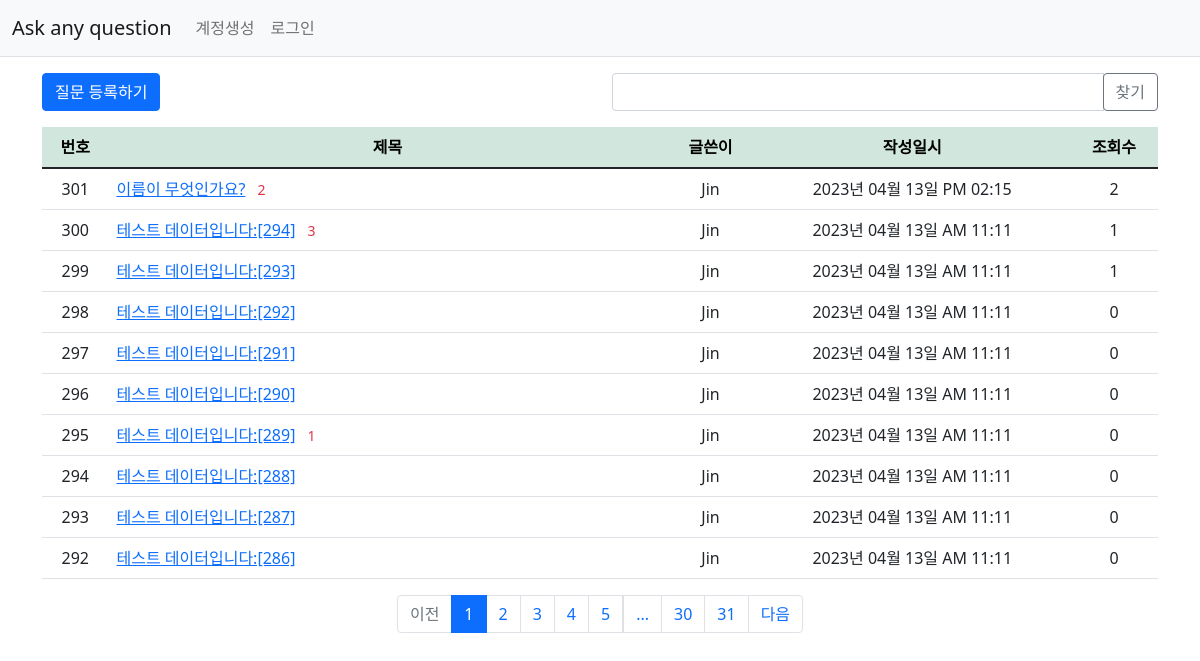
Page /question/list/ on the committed database.
### Jin/models.py (models this page shows)
class Question(db.Model):
    id = db.Column(db.Integer, primary_key=True)
    subject = db.Column(db.String(200), nullable=False)
    content = db.Column(db.Text(), nullable=False)
    create_date = db.Column(db.DateTime(), nullable=False)
    user_id = db.Column(db.Integer, db.ForeignKey('user.id', ondelete='CASCADE'),nullable=False)
    user = db.relationship('User', backref=db.backref('question_set'))
    modify_date = db.Column(db.DateTime(), nullable=True)
    voter = db.relationship('User', secondary=question_voter, backref=db.backref('question_voter_set'))
    people_view = db.Column(db.Integer, nullable=True, server_default='0')

class User(db.Model):
    id = db.Column(db.Integer, primary_key=True)
    username = db.Column(db.String(150), unique=True, nullable=False)
    password = db.Column(db.String(200), nullable=False)
    email = db.Column(db.String(120), unique=True, nullable=False)

### Jin/views/question_views.py (the view, shortened to what this page needs)
@bp.route('/list/')
def _list():
    page = request.args.get('page', type=int, default=1)
    kw = request.args.get('kw', type=str, default='')
    question_list = Question.query.order_by(Question.create_date.desc())
    question_list = question_list.paginate(page=page, per_page=10)
    return render_template('question/question_list.html', question_list=question_list, page=page, kw=kw)

### Jin/filter.py (called while the page is built)
def format_datetime(value, fmt='%Y년 %m월 %d일 %p %I:%M'):
    return value.strftime(fmt)

### Jin/views/auth_views.py (called while the page is built)
@bp.before_app_request
def load_logged_in_user():
    user_id = session.get('user_id')
    if user_id is None:
        g.user = None
    else:
        g.user = User.query.get(user_id)

### Jin/templates/question/question_list.html (shortened to what this page needs)
{% extends 'base.html' %}
{% block content %}
<div class="container my-3">
    <div class="row my-3">
        <div class="col-6">
            <a href="{{ url_for('question.create') }}" class="btn btn-primary">질문 등록하기</a>
        </div>
        <div class="col-6">
            <div class="input-group">
                <input type="text" id="search_kw" class="form-control" value="{{ kw or '' }}">
                <div class="input-group-append">
                    <button class="btn btn-outline-secondary" type="button" id="btn_search">찾기</button>
                </div>
            </div>
        </div>
    </div>
    <table class="table">
        <thead>
        <tr class="text-center table-success">
            <th>번호</th>
            <th style="width:50%">제목</th>
            <th>글쓴이</th>
            <th>작성일시</th>
            <th>조회수</th>
        </tr>
        </thead>
        <tbody>
        {% if question_list %}
        {% for question in question_list.items %}
        <tr class="text-center">
            <td>{{ question_list.total - ((question_list.page-1) * question_list.per_page) - loop.index0 }}</td>
            <td class="text-start">
                <a href="{{ url_for('question.detail', question_id=question.id) }}">{{ question.subject }}</a>
                {% if question.answer_set|length > 0 %}
                <span class="text-danger small mx-2">{{ question.answer_set|length }}</span>
                {% endif %}
            </td>
            <td>{{ question.user.username }}</td>
            <td>{{ question.create_date|datetime }}</td>
            <td>{{ question.people_view}}</td>
        </tr>
        {% endfor %}
        {% else %}
        <tr>
            <td colspan="3">질문이 없습니다.</td>
        </tr>
        {% endif %}
        </tbody>
    </table>
    <ul class="pagination justify-content-center">
        {% if question_list.has_prev %}
        <li class="page-item">
            <a class="page-link" data-page="{{ question_list.prev_num }}" href="javascript:void(0)">이전</a>
        </li>
        {% else %}
        <li class="page-item disabled">
            <a class="page-link" tabindex="-1" aria-disabled="true" href="javascript:void(0)">이전</a>
        </li>
        {% endif %}
        {% for page_num in question_list.iter_pages() %}
        {% if page_num %}
        {% if page_num != question_list.page %}
        <li class="page-item">
            <a class="page-link" data-page="{{ page_num }}" href="javascript:void(0)">{{ page_num }}</a>
        </li>
        {% else %}
        <li class="page-item active" aria-current="page">
            <a class="page-link" href="javascript:void(0)">{{ page_num }}</a>
        </li>
        {% endif %}
        {% else %}
        <li class="disabled">
            <a class="page-link" href="javascript:void(0)">...</a>
        </li>
        {% endif %}
        {% endfor %}
        {% if question_list.has_next %}
        <li class="page-item">
            <a class="page-link" data-page="{{ question_list.next_num }}" href="javascript:void(0)">다음</a>
        </li>
        {% else %}
        <li class="page-item disabled">
            <a class="page-link" tabindex="-1" aria-disabled="true" href="javascript:void(0)">다음</a>
        </li>
        {% endif %}
    </ul>
</div>
{% endblock %}

### Jin/templates/base.html (shortened to what this page needs)
<!doctype html>
<html lang="ko">
<head>
    <link rel="stylesheet" href="{{ url_for('static', filename='bootstrap.min.css') }}">
    <link rel="stylesheet" href="{{ url_for('static', filename='style.css') }}">
</head>
<body>
{% include "navbar.html" %}
{% block content %}
{% endblock %}
</body>
</html>

### Jin/templates/navbar.html (shortened to what this page needs)
<nav class="navbar navbar-expand-lg navbar-light bg-light border-bottom">
    <div class="container-fluid">
        <a class="navbar-brand" href="{{ url_for('main.index') }}">Ask any question</a>
        <div class="collapse navbar-collapse" id="navbarSupportedContent">
             {% if g.user %}
            <ul class="navbar-nav">
                <li class="nav-item ">
                    <a class="nav-link" href="{{ url_for('auth.logout') }}">{{ g.user.username }} (로그아웃)</a>
                </li>
            </ul>
            {% else %}
            <ul class="navbar-nav me-auto mb-2 mb-lg-0">
                <li class="nav-item">
                    <a class="nav-link" href="{{ url_for('auth.signup') }}">계정생성</a>
                </li>
                <li class="nav-item">
                    <a class="nav-link" href="{{ url_for('auth.login') }}">로그인</a>
                </li>
            </ul>
            {% endif %}
        </div>
    </div>
</nav>

### rows in the picture
Question: total "301", subject "이름이 무엇인가요?", answer_set|length "2", user.username "Jin", create_date "2023년 04월 13일 PM 02:15", people_view "2"
Question: total "300", subject "테스트 데이터입니다:[294]", answer_set|length "3", user.username "Jin", create_date "2023년 04월 13일 AM 11:11", people_view "1"
Question: total "299", subject "테스트 데이터입니다:[293]", user.username "Jin", create_date "2023년 04월 13일 AM 11:11", people_view "1"
Question: total "298", subject "테스트 데이터입니다:[292]", user.username "Jin", create_date "2023년 04월 13일 AM 11:11", people_view "0"
Question: total "297", subject "테스트 데이터입니다:[291]", user.username "Jin", create_date "2023년 04월 13일 AM 11:11", people_view "0"
Question: total "296", subject "테스트 데이터입니다:[290]", user.username "Jin", create_date "2023년 04월 13일 AM 11:11", people_view "0"
Question: total "295", subject "테스트 데이터입니다:[289]", answer_set|length "1", user.username "Jin", create_date "2023년 04월 13일 AM 11:11", people_view "0"
Question: total "294", subject "테스트 데이터입니다:[288]", user.username "Jin", create_date "2023년 04월 13일 AM 11:11", people_view "0"
Question: total "293", subject "테스트 데이터입니다:[287]", user.username "Jin", create_date "2023년 04월 13일 AM 11:11", people_view "0"
Question: total "292", subject "테스트 데이터입니다:[286]", user.username "Jin", create_date "2023년 04월 13일 AM 11:11", people_view "0"

### other values in the picture
{{ page_num }} "1"
{{ page_num }} "2" "3" "4" "5" "30" "31"
